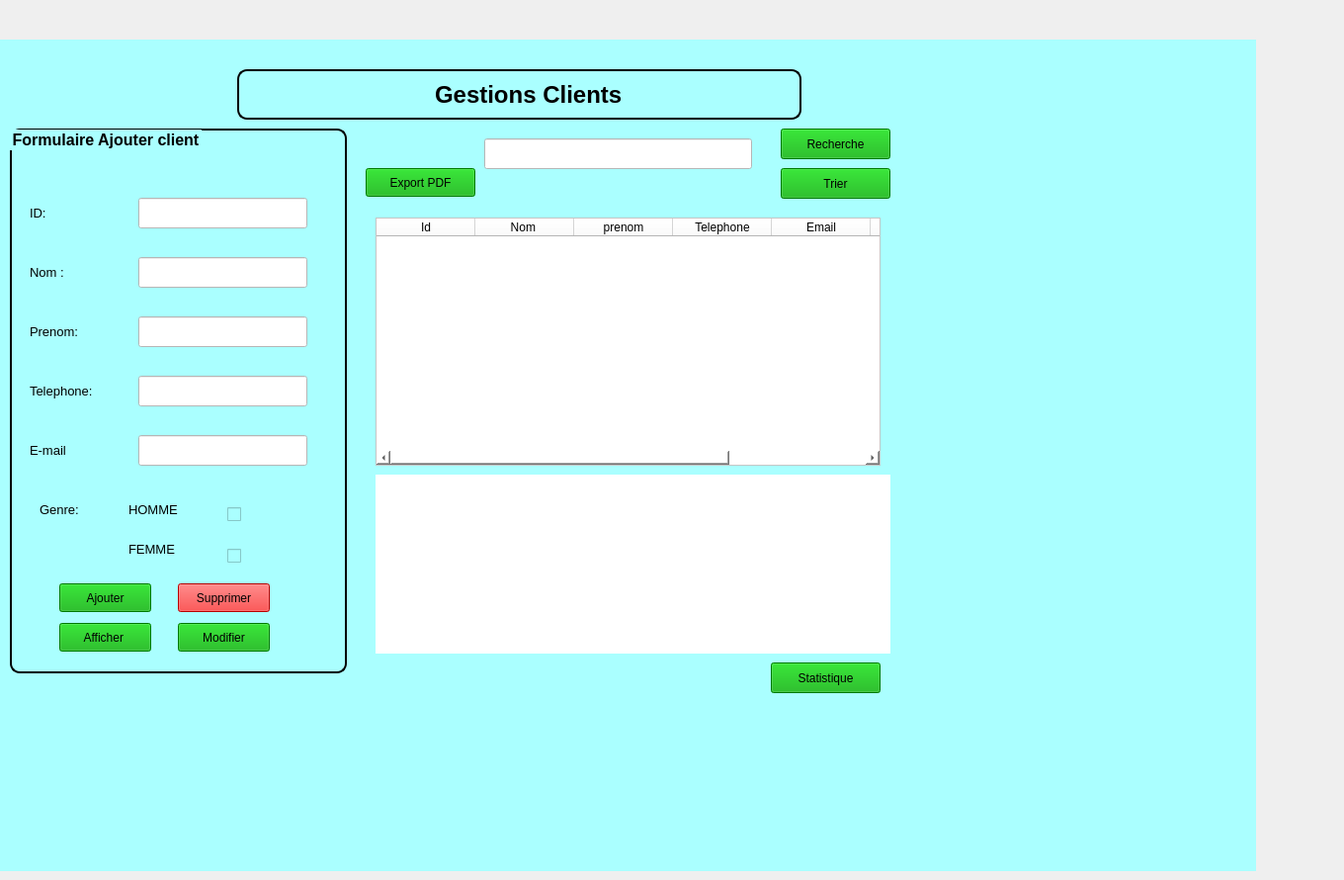
    <widget class="QWidget" name="pageClient">
     <widget class="QStackedWidget" name="stackedWidgetclient">
      <property name="geometry">
       <rect>
        <x>-80</x>
        <y>40</y>
        <width>1351</width>
        <height>841</height>
       </rect>
      </property>
      <property name="styleSheet">
       <string notr="true">background-color: rgb(170, 255, 255);
</string>
      </property>
      <property name="currentIndex">
       <number>0</number>
      </property>
      <widget class="QWidget" name="page">
       <widget class="QPushButton" name="btnExportPDF_2">
        <property name="geometry">
         <rect>
          <x>450</x>
          <y>130</y>
          <width>111</width>
          <height>29</height>
         </rect>
        </property>
        <property name="styleSheet">
         <string notr="true">font: 700 11pt &quot;Tahoma&quot;;
background-color: rgb(0, 170, 0);</string>
        </property>
        <property name="text">
         <string>Export PDF</string>
        </property>
       </widget>
       <widget class="QPushButton" name="btnStatistiques_2">
        <property name="geometry">
         <rect>
          <x>860</x>
          <y>630</y>
          <width>111</width>
          <height>31</height>
         </rect>
        </property>
        <property name="styleSheet">
         <string notr="true">font: 700 11pt &quot;Tahoma&quot;;
background-color: rgb(0, 170, 0);</string>
        </property>
        <property name="text">
         <string>Statistique</string>
        </property>
       </widget>
       <widget class="QPushButton" name="btnTrier_3">
        <property name="geometry">
         <rect>
          <x>870</x>
          <y>130</y>
          <width>111</width>
          <height>31</height>
         </rect>
        </property>
        <property name="styleSheet">
         <string notr="true">font: 700 11pt &quot;Tahoma&quot;;
background-color: rgb(0, 170, 0);</string>
        </property>
        <property name="text">
         <string>Trier</string>
        </property>
       </widget>
       <widget class="QTableWidget" name="gClient">
        <property name="geometry">
         <rect>
          <x>460</x>
          <y>180</y>
          <width>511</width>
          <height>251</height>
         </rect>
        </property>
        <property name="styleSheet">
         <string notr="true">background-color: rgb(255, 255, 255);
color: rgb(0, 0, 0);</string>
        </property>
        <column>
         <property name="text">
          <string>Id</string>
         </property>
        </column>
        <column>
         <property name="text">
          <string>Nom </string>
         </property>
        </column>
        <column>
         <property name="text">
          <string>prenom</string>
         </property>
        </column>
        <column>
         <property name="text">
          <string>Telephone</string>
         </property>
        </column>
        <column>
         <property name="text">
          <string>Email</string>
         </property>
        </column>
        <column>
         <property name="text">
          <string>Adresse</string>
         </property>
        </column>
        <column>
         <property name="text">
          <string/>
         </property>
        </column>
       </widget>
       <widget class="QPushButton" name="btnRechercher_2">
        <property name="geometry">
         <rect>
          <x>870</x>
          <y>90</y>
          <width>111</width>
          <height>31</height>
         </rect>
        </property>
        <property name="styleSheet">
         <string notr="true">font: 700 11pt &quot;Tahoma&quot;;
background-color: rgb(0, 170, 0);
</string>
        </property>
        <property name="text">
         <string>Recherche</string>
        </property>
       </widget>
       <widget class="QLineEdit" name="leRecherche_2">
        <property name="geometry">
         <rect>
          <x>570</x>
          <y>100</y>
          <width>271</width>
          <height>31</height>
         </rect>
        </property>
        <property name="styleSheet">
         <string notr="true">
background-color: rgb(255, 255, 255);</string>
        </property>
        <property name="text">
         <string/>
        </property>
       </widget>
       <widget class="QLabel" name="tabsata">
        <property name="geometry">
         <rect>
          <x>460</x>
          <y>440</y>
          <width>521</width>
          <height>181</height>
         </rect>
        </property>
        <property name="styleSheet">
         <string notr="true">background-color: rgb(255, 255, 255);</string>
        </property>
        <property name="text">
         <string/>
        </property>
       </widget>
       <widget class="QGroupBox" name="groupBox_4">
        <property name="geometry">
         <rect>
          <x>320</x>
          <y>30</y>
          <width>571</width>
          <height>51</height>
         </rect>
        </property>
        <property name="styleSheet">
         <string notr="true">QGroupBox {
    border: 2px solid black;
    border-radius: 10px;
background-color: rgb(170, 255, 255);
    font-family: &quot;Open Sans&quot;;
    font-size: 12pt;
    font-weight: bold;
}
</string>
        </property>
        <property name="title">
         <string/>
        </property>
        <widget class="QLabel" name="label">
         <property name="geometry">
          <rect>
           <x>200</x>
           <y>10</y>
           <width>261</width>
           <height>31</height>
          </rect>
         </property>
         <property name="styleSheet">
          <string notr="true">    font-size: 18pt;
color: rgb(0, 0, 0);
    font-weight: bold;</string>
         </property>
         <property name="text">
          <string>Gestions Clients</string>
         </property>
        </widget>
       </widget>
       <widget class="QGroupBox" name="gbFormFournisseur_2">
        <property name="geometry">
         <rect>
          <x>90</x>
          <y>90</y>
          <width>341</width>
          <height>551</height>
         </rect>
        </property>
        <property name="styleSheet">
         <string notr="true">QGroupBox {
	color: rgb(0, 0, 0);
    border: 2px solid black;
    border-radius: 10px;
background-color: rgb(170, 255, 255);
    font-family: &quot;Open Sans&quot;;
    font-size: 12pt;
    font-weight: bold;
}
</string>
        </property>
        <property name="title">
         <string>Formulaire Ajouter client</string>
        </property>
        <widget class="QLabel" name="label_11">
         <property name="geometry">
          <rect>
           <x>20</x>
           <y>130</y>
           <width>131</width>
           <height>31</height>
          </rect>
         </property>
         <property name="styleSheet">
          <string notr="true">    font-family: &quot;Open Sans&quot;;
color: rgb(0, 0, 0);
    font-size: 9.5pt;
</string>
         </property>
         <property name="text">
          <string>Nom :</string>
         </property>
        </widget>
        <widget class="QLabel" name="label_12">
         <property name="geometry">
          <rect>
           <x>20</x>
           <y>310</y>
           <width>71</width>
           <height>31</height>
          </rect>
         </property>
         <property name="styleSheet">
          <string notr="true">    font-family: &quot;Open Sans&quot;;
color: rgb(0, 0, 0);
    font-size: 9.5pt;
</string>
         </property>
         <property name="text">
          <string>E-mail</string>
         </property>
        </widget>
        <widget class="QLabel" name="label_21">
         <property name="geometry">
          <rect>
           <x>20</x>
           <y>250</y>
           <width>91</width>
           <height>31</height>
          </rect>
         </property>
         <property name="styleSheet">
          <string notr="true">    font-family: &quot;Open Sans&quot;;
color: rgb(0, 0, 0);
    font-size: 9.5pt;
</string>
         </property>
         <property name="text">
          <string>Telephone:</string>
         </property>
        </widget>
        <widget class="QLabel" name="label_22">
         <property name="geometry">
          <rect>
           <x>20</x>
           <y>190</y>
           <width>91</width>
           <height>31</height>
          </rect>
         </property>
         <property name="styleSheet">
          <string notr="true">    font-family: &quot;Open Sans&quot;;
color: rgb(0, 0, 0);
    font-size: 9.5pt;
</string>
         </property>
         <property name="text">
          <string>Prenom:</string>
         </property>
        </widget>
        <widget class="QPushButton" name="btn_ajouterClient">
         <property name="geometry">
          <rect>
           <x>50</x>
           <y>460</y>
           <width>93</width>
           <height>29</height>
          </rect>
         </property>
         <property name="styleSheet">
          <string notr="true">font: 700 11pt &quot;Tahoma&quot;;
background-color: rgb(0, 170, 0);</string>
         </property>
         <property name="text">
          <string>Ajouter</string>
         </property>
        </widget>
        <widget class="QPushButton" name="btn_supprimerClient">
         <property name="geometry">
          <rect>
           <x>170</x>
           <y>460</y>
           <width>93</width>
           <height>29</height>
          </rect>
         </property>
         <property name="styleSheet">
          <string notr="true">font: 700 11pt &quot;Tahoma&quot;;
background-color: rgb(255, 0, 0);</string>
         </property>
         <property name="text">
          <string>Supprimer</string>
         </property>
        </widget>
        <widget class="QLineEdit" name="nom_client">
         <property name="geometry">
          <rect>
           <x>130</x>
           <y>130</y>
           <width>171</width>
           <height>31</height>
          </rect>
         </property>
         <property name="styleSheet">
          <string notr="true">color: rgb(0, 0, 0);
background-color: rgb(255, 255, 255);
</string>
         </property>
        </widget>
        <widget class="QLineEdit" name="email_client">
         <property name="geometry">
          <rect>
           <x>130</x>
           <y>310</y>
           <width>171</width>
           <height>31</height>
          </rect>
         </property>
         <property name="styleSheet">
          <string notr="true">color: rgb(0, 0, 0);
background-color: rgb(255, 255, 255);
</string>
         </property>
        </widget>
        <widget class="QLineEdit" name="tel_client">
         <property name="geometry">
          <rect>
           <x>130</x>
           <y>250</y>
           <width>171</width>
           <height>31</height>
          </rect>
         </property>
         <property name="styleSheet">
          <string notr="true">color: rgb(0, 0, 0);
background-color: rgb(255, 255, 255);
</string>
         </property>
        </widget>
        <widget class="QLineEdit" name="prenom_client">
         <property name="geometry">
          <rect>
           <x>130</x>
           <y>190</y>
           <width>171</width>
           <height>31</height>
          </rect>
         </property>
         <property name="styleSheet">
          <string notr="true">color: rgb(0, 0, 0);
background-color: rgb(255, 255, 255);
</string>
         </property>
        </widget>
        <widget class="QLabel" name="LeId_2">
         <property name="geometry">
          <rect>
           <x>20</x>
           <y>70</y>
           <width>111</width>
           <height>31</height>
          </rect>
         </property>
         <property name="styleSheet">
          <string notr="true">
    font-family: &quot;Open Sans&quot;;
color: rgb(0, 0, 0);
    font-size: 9.5pt;
</string>
         </property>
         <property name="text">
          <string>ID:</string>
         </property>
        </widget>
        <widget class="QLineEdit" name="id_client2">
         <property name="geometry">
          <rect>
           <x>130</x>
           <y>70</y>
           <width>171</width>
           <height>31</height>
          </rect>
         </property>
         <property name="styleSheet">
          <string notr="true">
color: rgb(0, 0, 0);
background-color: rgb(255, 255, 255);</string>
         </property>
        </widget>
        <widget class="QCheckBox" name="checkBox_3">
         <property name="geometry">
          <rect>
           <x>220</x>
           <y>380</y>
           <width>16</width>
           <height>21</height>
          </rect>
         </property>
         <property name="styleSheet">
          <string notr="true">    font-family: &quot;Open Sans&quot;;
    font-size: 9pt;
    font-weight:bold;</string>
         </property>
         <property name="text">
          <string/>
         </property>
        </widget>
        <widget class="QCheckBox" name="checkBox_4">
         <property name="geometry">
          <rect>
           <x>220</x>
           <y>420</y>
           <width>16</width>
           <height>24</height>
          </rect>
         </property>
         <property name="styleSheet">
          <string notr="true">    font-family: &quot;Open Sans&quot;;
    font-size: 9pt;
    font-weight:bold;</string>
         </property>
         <property name="text">
          <string/>
         </property>
        </widget>
        <widget class="QLabel" name="label_24">
         <property name="geometry">
          <rect>
           <x>30</x>
           <y>370</y>
           <width>71</width>
           <height>31</height>
          </rect>
         </property>
         <property name="styleSheet">
          <string notr="true">    font-family: &quot;Open Sans&quot;;
color: rgb(0, 0, 0);
    font-size: 9.5pt;
</string>
         </property>
         <property name="text">
          <string>Genre:</string>
         </property>
        </widget>
        <widget class="QLabel" name="label_25">
         <property name="geometry">
          <rect>
           <x>120</x>
           <y>370</y>
           <width>71</width>
           <height>31</height>
          </rect>
         </property>
         <property name="styleSheet">
          <string notr="true">    font-family: &quot;Open Sans&quot;;
color: rgb(0, 0, 0);
    font-size: 9.5pt;
</string>
         </property>
         <property name="text">
          <string>HOMME</string>
         </property>
        </widget>
        <widget class="QLabel" name="label_26">
         <property name="geometry">
          <rect>
           <x>120</x>
           <y>410</y>
           <width>71</width>
           <height>31</height>
          </rect>
         </property>
         <property name="styleSheet">
          <string notr="true">    font-family: &quot;Open Sans&quot;;
color: rgb(0, 0, 0);
    font-size: 9.5pt;
</string>
         </property>
         <property name="text">
          <string>FEMME</string>
         </property>
        </widget>
        <widget class="QPushButton" name="btn_afficherClient">
         <property name="geometry">
          <rect>
           <x>50</x>
           <y>500</y>
           <width>93</width>
           <height>29</height>
          </rect>
         </property>
         <property name="styleSheet">
          <string notr="true">font: 700 11pt &quot;Tahoma&quot;;
background-color: rgb(0, 170, 0);</string>
         </property>
         <property name="text">
          <string>Afficher </string>
         </property>
        </widget>
        <widget class="QPushButton" name="btn_modifierClient">
         <property name="geometry">
          <rect>
           <x>170</x>
           <y>500</y>
           <width>93</width>
           <height>29</height>
          </rect>
         </property>
         <property name="styleSheet">
          <string notr="true">font: 700 11pt &quot;Tahoma&quot;;
background-color: rgb(0, 170, 0);</string>
         </property>
         <property name="text">
          <string>Modifier</string>
         </property>
        </widget>
       </widget>
      </widget>
      <widget class="QWidget" name="page_2"/>
     </widget>
    </widget>
